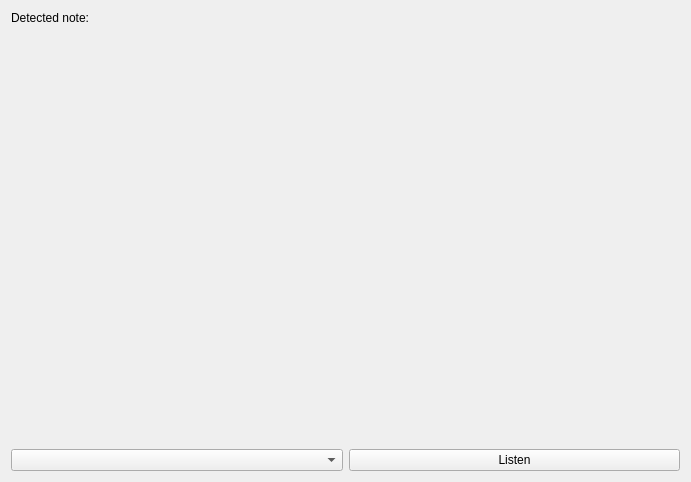
<?xml version="1.0" encoding="UTF-8"?>
<ui version="4.0">
 <class>MainWindow</class>
 <widget class="QMainWindow" name="MainWindow">
  <property name="geometry">
   <rect>
    <x>0</x>
    <y>0</y>
    <width>691</width>
    <height>482</height>
   </rect>
  </property>
  <property name="windowTitle">
   <string>ToneAnalyzer</string>
  </property>
  <widget class="QWidget" name="centralWidget">
   <layout class="QGridLayout" name="gridLayout">
    <item row="0" column="0">
     <layout class="QVBoxLayout" name="verticalLayout">
      <property name="sizeConstraint">
       <enum>QLayout::SetMaximumSize</enum>
      </property>
      <item>
       <layout class="QHBoxLayout" name="horizontalLayout_2">
        <item>
         <layout class="QVBoxLayout" name="verticalLayout_3" stretch="0,0">
          <property name="spacing">
           <number>6</number>
          </property>
          <item>
           <layout class="QHBoxLayout" name="horizontalLayout_5">
            <item>
             <widget class="QLabel" name="lbl_noteLabel">
              <property name="sizePolicy">
               <sizepolicy hsizetype="Minimum" vsizetype="Preferred">
                <horstretch>0</horstretch>
                <verstretch>0</verstretch>
               </sizepolicy>
              </property>
              <property name="text">
               <string>Detected note: </string>
              </property>
             </widget>
            </item>
            <item>
             <widget class="QLabel" name="lbl_note">
              <property name="sizePolicy">
               <sizepolicy hsizetype="Expanding" vsizetype="Preferred">
                <horstretch>0</horstretch>
                <verstretch>0</verstretch>
               </sizepolicy>
              </property>
              <property name="text">
               <string/>
              </property>
             </widget>
            </item>
           </layout>
          </item>
          <item>
           <widget class="FrequencySpectrum" name="w_spectrum" native="true">
            <property name="sizePolicy">
             <sizepolicy hsizetype="Expanding" vsizetype="Expanding">
              <horstretch>0</horstretch>
              <verstretch>0</verstretch>
             </sizepolicy>
            </property>
           </widget>
          </item>
         </layout>
        </item>
        <item>
         <widget class="LevelMeter" name="w_level" native="true">
          <property name="minimumSize">
           <size>
            <width>50</width>
            <height>0</height>
           </size>
          </property>
         </widget>
        </item>
       </layout>
      </item>
      <item>
       <layout class="QHBoxLayout" name="horizontalLayout">
        <property name="sizeConstraint">
         <enum>QLayout::SetMinimumSize</enum>
        </property>
        <item>
         <widget class="QComboBox" name="cb_devices">
          <property name="sizePolicy">
           <sizepolicy hsizetype="Preferred" vsizetype="Minimum">
            <horstretch>0</horstretch>
            <verstretch>0</verstretch>
           </sizepolicy>
          </property>
         </widget>
        </item>
        <item>
         <widget class="QPushButton" name="pb_toggle_listen">
          <property name="sizePolicy">
           <sizepolicy hsizetype="Minimum" vsizetype="Minimum">
            <horstretch>0</horstretch>
            <verstretch>0</verstretch>
           </sizepolicy>
          </property>
          <property name="text">
           <string>Listen</string>
          </property>
         </widget>
        </item>
       </layout>
      </item>
     </layout>
    </item>
   </layout>
  </widget>
 </widget>
 <layoutdefault spacing="6" margin="11"/>
 <customwidgets>
  <customwidget>
   <class>LevelMeter</class>
   <extends>QWidget</extends>
   <header>levelmeter.h</header>
   <container>1</container>
  </customwidget>
  <customwidget>
   <class>FrequencySpectrum</class>
   <extends>QWidget</extends>
   <header>frequencyspectrum.h</header>
   <container>1</container>
  </customwidget>
 </customwidgets>
 <resources/>
 <connections/>
</ui>
